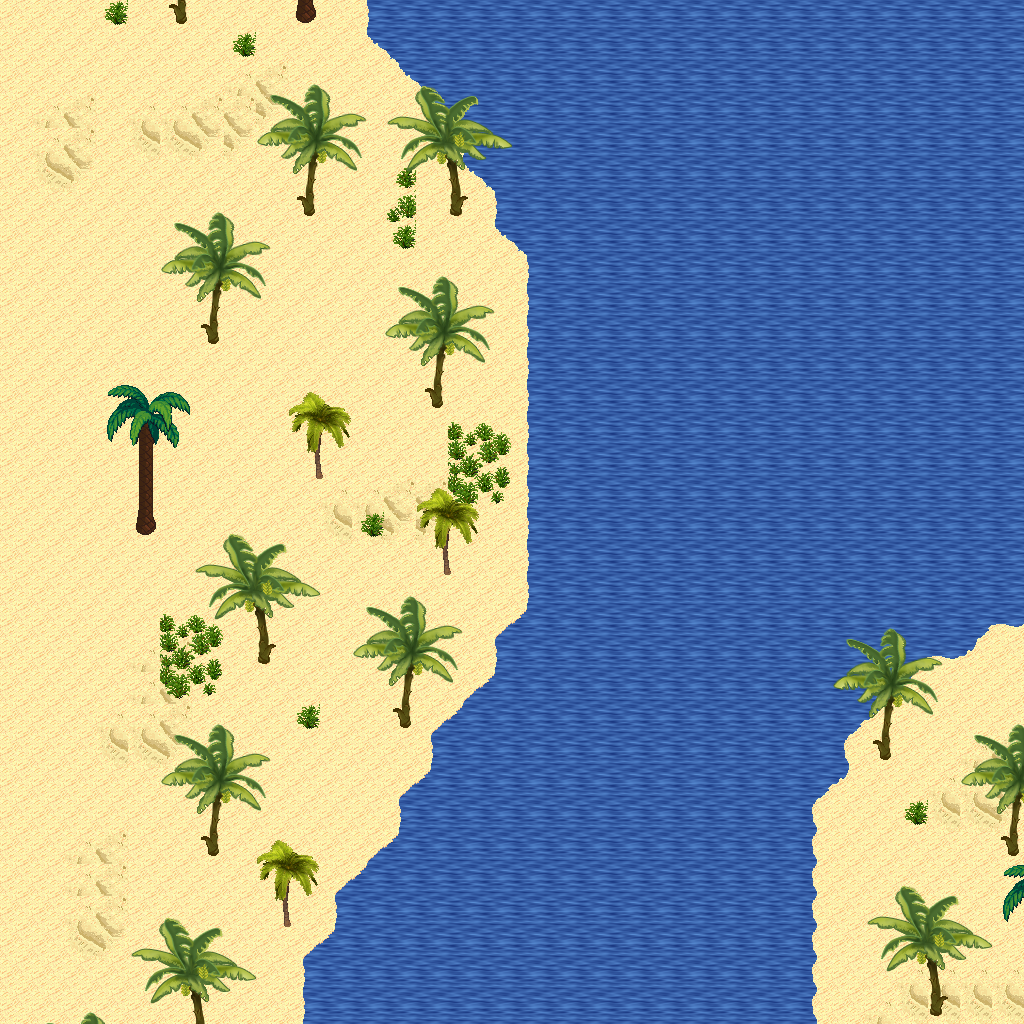

A level layout from a 2D game, rendered from its tile map. Below: a short description, then the map file with tile-grid data replaced by summaries:
An orthogonal 32x32 tile map with 32x32 px tiles, 5 tile layers (Ground, Objects, Objects2, Above, ...), 1 hidden layer not drawn, 14 tilesets.

<map version="1.10" tiledversion="1.11.0" orientation="orthogonal" renderorder="right-down" width="32" height="32" tilewidth="32" tileheight="32" infinite="0" nextlayerid="11" nextobjectid="1">
 <tileset firstgid="1" name="logic_collision" tilewidth="32" tileheight="32" tilecount="1" columns="1">
  <image source="../drawable/logic_collision.png" width="32" height="32" />
 </tileset>
 <tileset firstgid="2" name="ground_ground" tilewidth="32" tileheight="32" tilecount="33" columns="3">
  <image source="../drawable/ground_ground.png" width="96" height="352" />
 </tileset>
 <tileset firstgid="35" name="terrain_desert" tilewidth="32" tileheight="32" tilecount="88" columns="8">
  <image source="../drawable/terrain_desert.png" width="256" height="352" />
 </tileset>
 <tileset firstgid="123" name="building_stone_ruins" tilewidth="32" tileheight="32" tilecount="72" columns="6">
  <image source="../drawable/building_stone_ruins.png" width="192" height="384" />
 </tileset>
 <tileset firstgid="195" name="ground_sand_edges" tilewidth="32" tileheight="32" tilecount="15" columns="5">
  <image source="../drawable/ground_sand_edges.png" width="160" height="96" />
 </tileset>
 <tileset firstgid="210" name="ground_slate_tiles" tilewidth="32" tileheight="32" tilecount="15" columns="5">
  <image source="../drawable/ground_slate_tiles.png" width="160" height="96" />
 </tileset>
 <tileset firstgid="225" name="ground_sand_2" tilewidth="32" tileheight="32" tilecount="15" columns="5">
  <image source="../drawable/ground_sand_2.png" width="160" height="96" />
 </tileset>
 <tileset firstgid="240" name="plant_cactus_2" tilewidth="32" tileheight="32" tilecount="10" columns="5">
  <image source="../drawable/plant_cactus_2.png" width="160" height="64" />
 </tileset>
 <tileset firstgid="250" name="plant_round_cactuses" tilewidth="32" tileheight="32" tilecount="20" columns="10">
  <image source="../drawable/plant_round_cactuses.png" width="320" height="64" />
 </tileset>
 <tileset firstgid="270" name="plant_tree_banana_tree" tilewidth="32" tileheight="32" tilecount="40" columns="4">
  <image source="../drawable/plant_tree_banana_tree.png" width="128" height="320" />
 </tileset>
 <tileset firstgid="310" name="plant_tree_palm_tree" tilewidth="32" tileheight="32" tilecount="6" columns="2">
  <image source="../drawable/plant_tree_palm_tree.png" width="64" height="96" />
 </tileset>
 <tileset firstgid="316" name="plant_tree_palm_trees" tilewidth="32" tileheight="32" tilecount="40" columns="4">
  <image source="../drawable/plant_tree_palm_trees.png" width="128" height="320" />
 </tileset>
 <tileset firstgid="356" name="building_stone_tower" tilewidth="32" tileheight="32" tilecount="14" columns="2">
  <image source="../drawable/building_stone_tower.png" width="64" height="224" />
 </tileset>
 <tileset firstgid="370" name="plant_bush_large_green" tilewidth="32" tileheight="32" tilecount="9" columns="3">
  <image source="../drawable/plant_bush_large_green.png" width="96" height="96" />
 </tileset>
 <layer id="1" name="Ground" width="32" height="32">
  <data>[1024 cells, 1024 non-empty, 6 distinct tile ids]</data>
 </layer>
 <layer id="2" name="Objects" width="32" height="32">
  <data>[1024 cells, 102 non-empty, 23 distinct tile ids]</data>
 </layer>
 <layer id="3" name="Objects2" width="32" height="32">
  <data>[1024 cells, 0 non-empty, 0 distinct tile ids]</data>
 </layer>
 <layer id="4" name="Above" width="32" height="32">
  <data>[1024 cells, 168 non-empty, 39 distinct tile ids]</data>
 </layer>
 <layer id="5" name="Above2" width="32" height="32">
  <data>[1024 cells, 0 non-empty, 0 distinct tile ids]</data>
 </layer>
 <layer id="6" name="Walkable" width="32" height="32" visible="0">
  <data>[1024 cells, 534 non-empty, 1 distinct tile ids]</data>
 </layer>
 <objectgroup id="7" name="Mapevents" />
 <objectgroup id="8" name="Spawn" />
 <objectgroup id="9" name="Keys" />
 <objectgroup id="10" name="Replace" />
</map>
